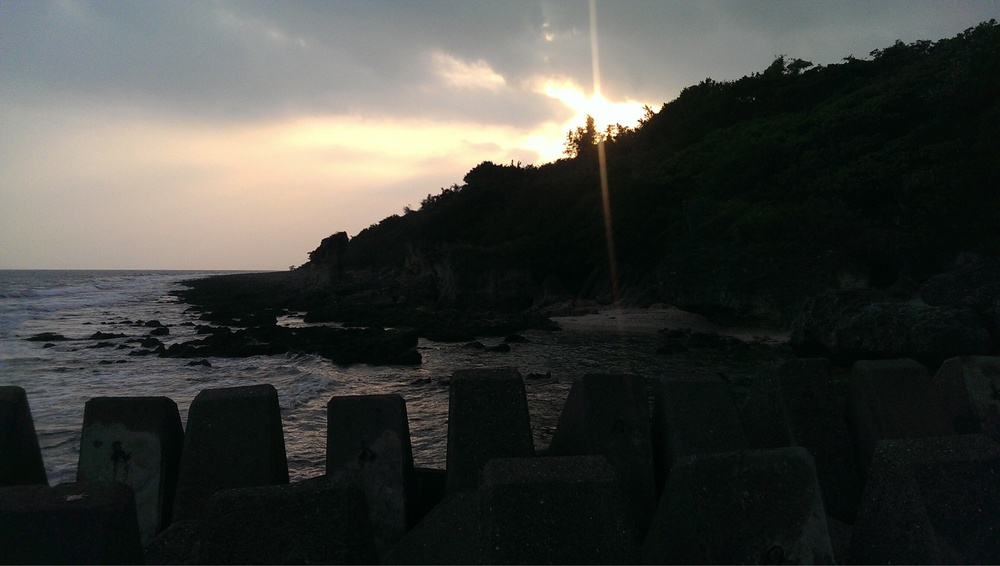
#> input picture 001.jpg, 1000 x 566 px, shrunk from 1920 x 1086 before the run
$ python matp.py
#> lines starting #> are read from the running program, lines starting #| are printed output that depends on the picture
#pip install skimage
from skimage import data, exposure, img_as_float
import matplotlib.pyplot as plt
import matplotlib.image as mpimg # mpimg 用於讀取圖片
from pylab import *
import numpy as np
print("請將圖片放到該資料夾中")
pic=input("輸入圖片檔名(例如:001.jpg):")
#> the answer given: 001.jpg
imag = mpimg.imread(pic)
#> imag is the input picture: shape (566, 1000, 3); mean R, G, B 64.5, 66, 61.8
#imag = mpimg.imread('001.jpg')
#image=img_as_float(imag)#變浮點數
# 使用伽馬調整# 第二個引數控制亮度，大於1增強亮度，小於1降低
gam1= exposure.adjust_gamma(imag, 2)   #調暗
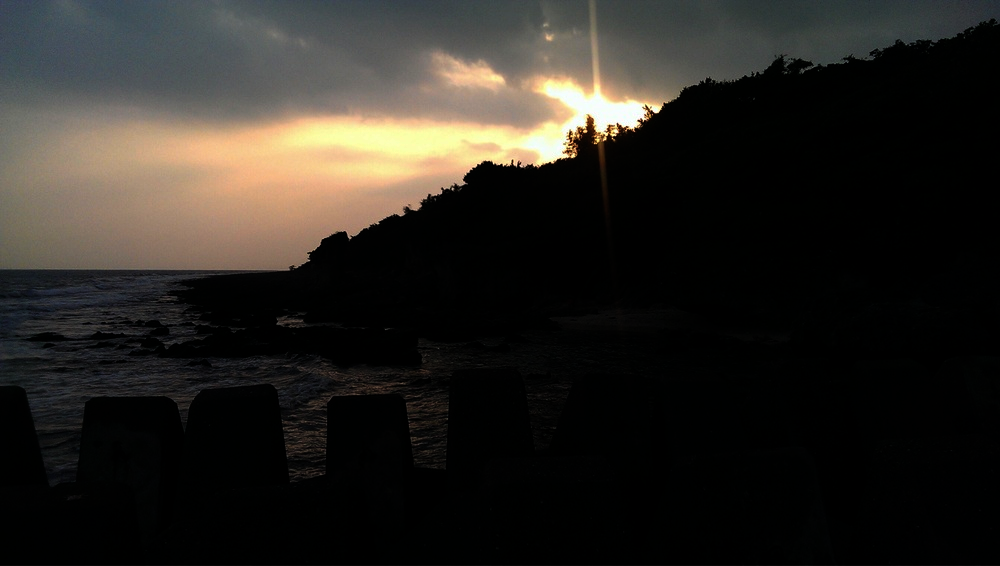
#> gam1: shape (566, 1000, 3); mean R, G, B 41.3, 38.3, 33.4
gam2= exposure.adjust_gamma(imag, 0.5)#調亮
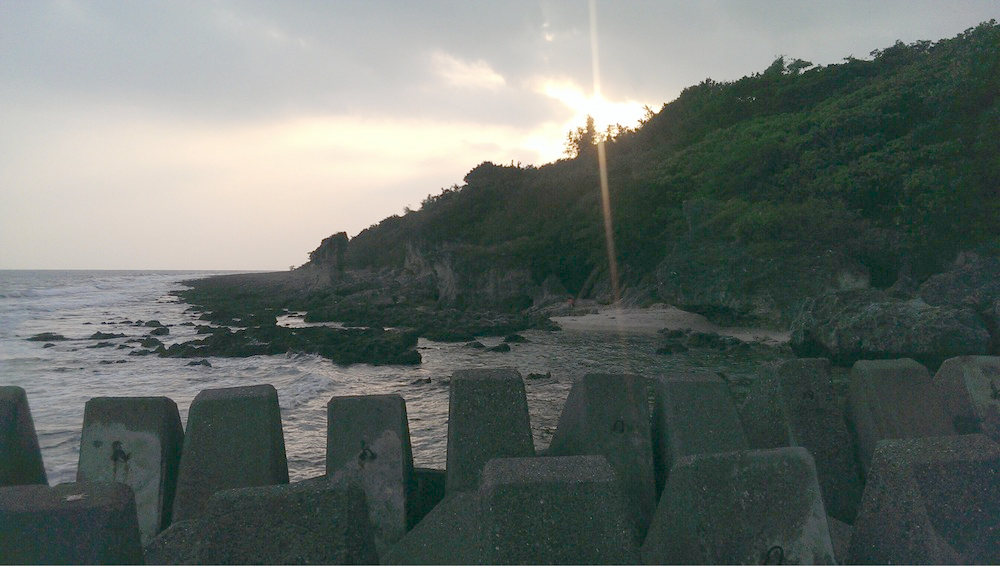
#> gam2: shape (566, 1000, 3); mean R, G, B 102.2, 110, 105.4
#gam3= exposure.adjust_log(imag ,1)#-1是相機底片浮點不能用
#a=gam3
plt.figure('picture',figsize=(19,19))
plt.subplot(2,3,1)
plt.title('origin')
plt.axis('off')
plt.imshow(imag,plt.cm.gray)
plt.subplot(2,3,4)
plt.hist(imag.ravel(),256,[0,256]);

plt.subplot(2,3,2)
#plt.subplot(142)
plt.title('dark')
plt.axis('off')
plt.imshow(gam1,plt.cm.gray)
plt.subplot(2,3,5)
plt.hist(gam1.ravel(),256,[0,256]);

plt.subplot(2,3,3)
#plt.subplot(143)
plt.title('bright')
plt.axis('off')
plt.imshow(gam2,plt.cm.gray)
plt.subplot(2,3,6)
plt.hist(gam2.ravel(),256,[0,256]);
plt.show()
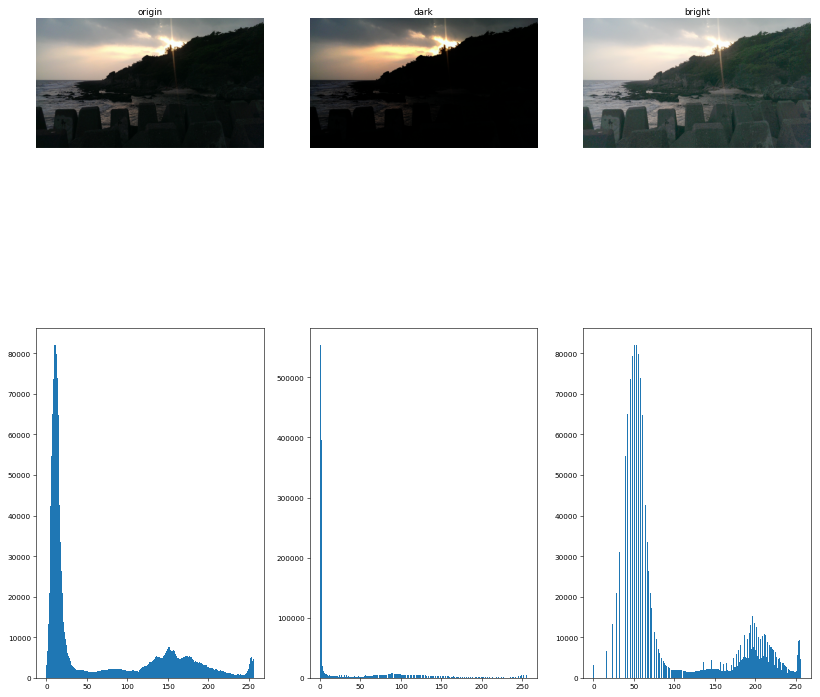
#> figure drawn by matplotlib, 6 panels; panel 2: tallest bar 82074 high, from x = 11 to 12; panel 4: tallest bar 554022 high, from x = 0 to 1; panel 6: tallest bar 82074 high, from x = 53 to 54
#plt.axis('off')
'''
    plt.subplot(144)
    plt.title('log')
    plt.imshow(gam3,plt.cm.gray)
    plt.axis('off')

'''


#except Exception:
    #print("沒有"+pic+"這張圖片,或沒加副檔名")
    #pass
#

$ run again, with 002.jpg copied over 001.jpg
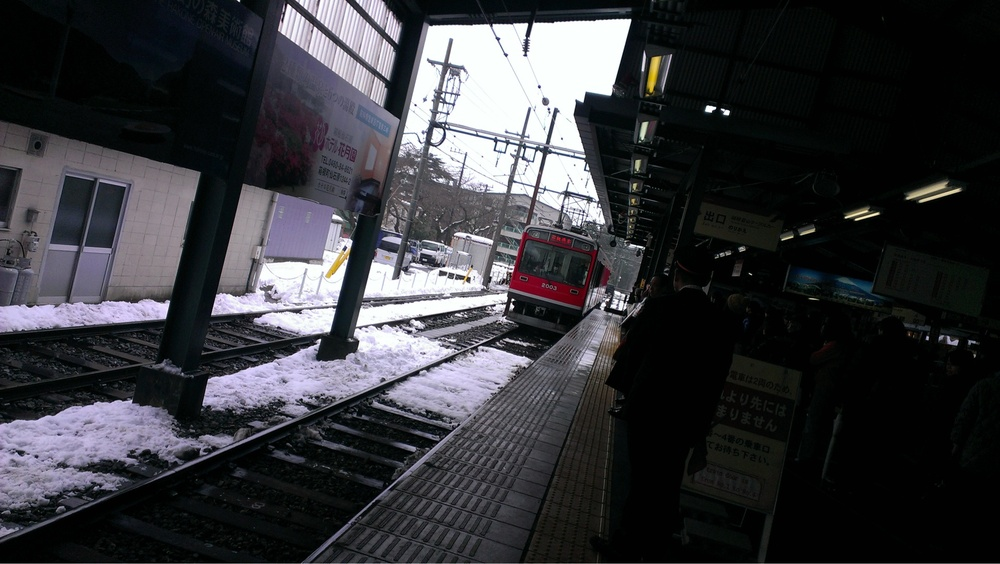
#> input picture 002.jpg, 1000 x 564 px, shrunk from 1920 x 1083 before the run
#> imag is the input picture: shape (564, 1000, 3); mean R, G, B 54.5, 55, 59.1
#> `gam1= exposure.adjust_gamma(imag, 2)`:
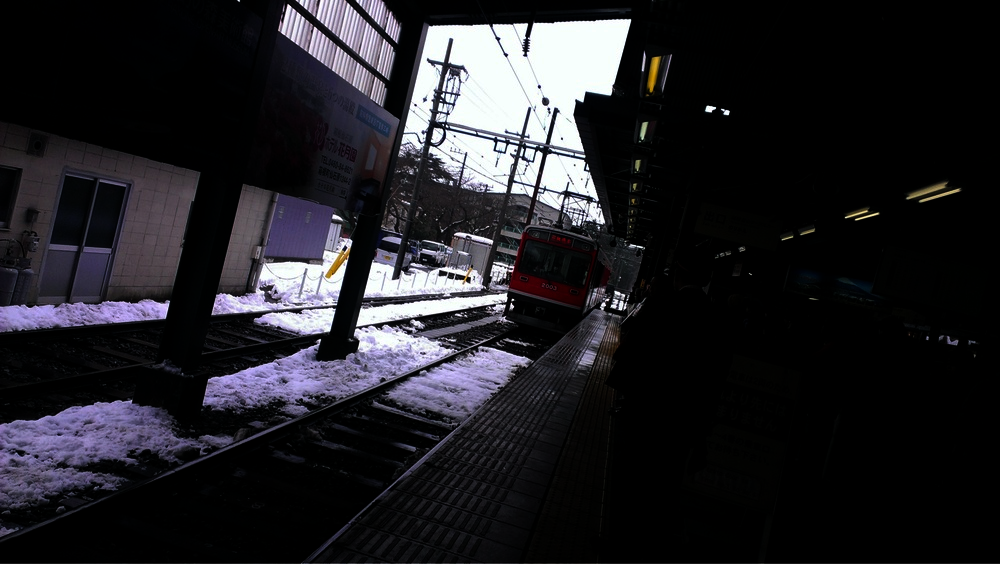
#> gam1: shape (564, 1000, 3); mean R, G, B 34.1, 33.4, 37.8
#> `gam2= exposure.adjust_gamma(imag, 0.5)#調亮`:
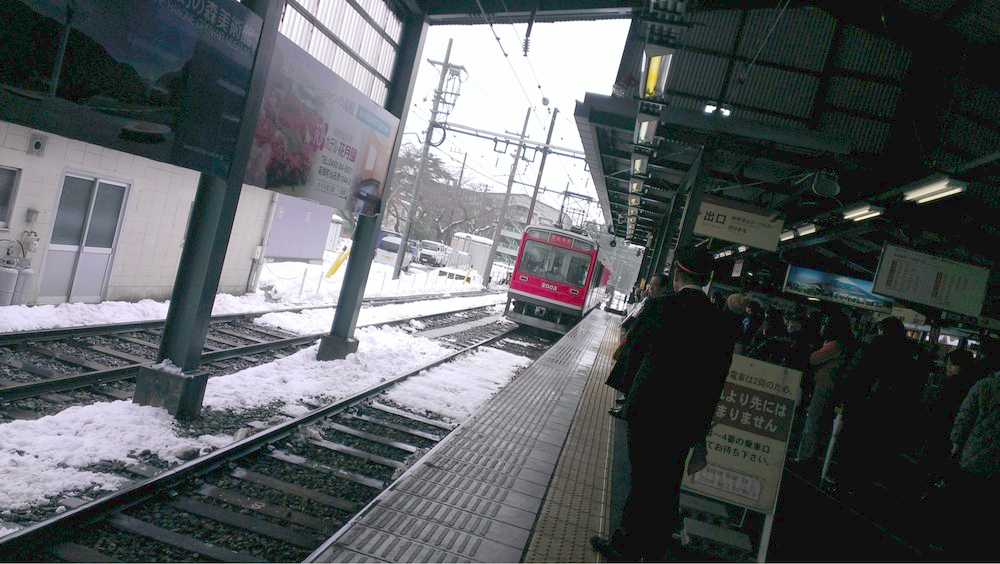
#> gam2: shape (564, 1000, 3); mean R, G, B 87.8, 92.1, 94.7

$ run again, with 003.jpg copied over 001.jpg
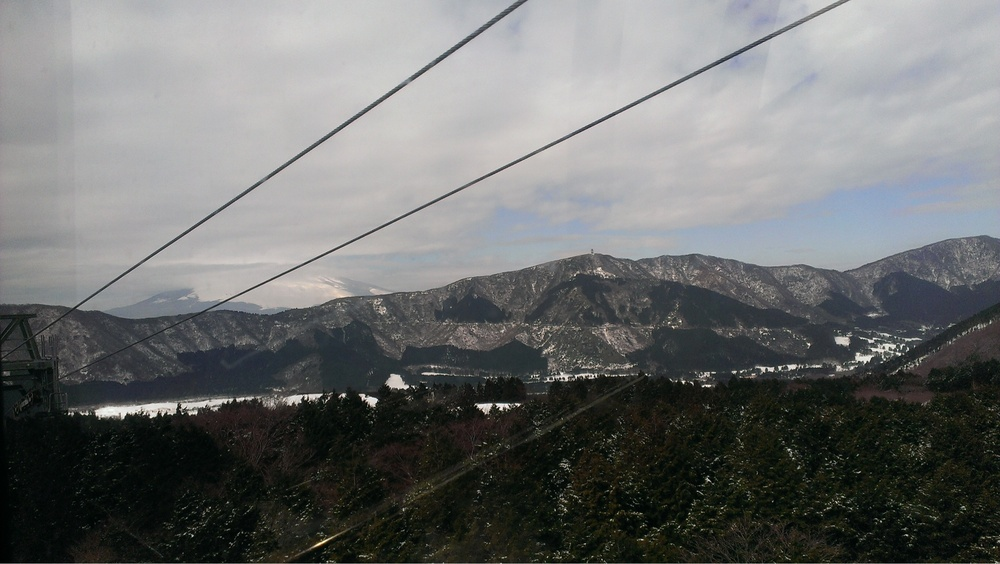
#> input picture 003.jpg, 1000 x 564 px, shrunk from 1920 x 1083 before the run
#> imag is the input picture: shape (564, 1000, 3); mean R, G, B 109.6, 111.4, 110.9
#> `gam1= exposure.adjust_gamma(imag, 2)`:
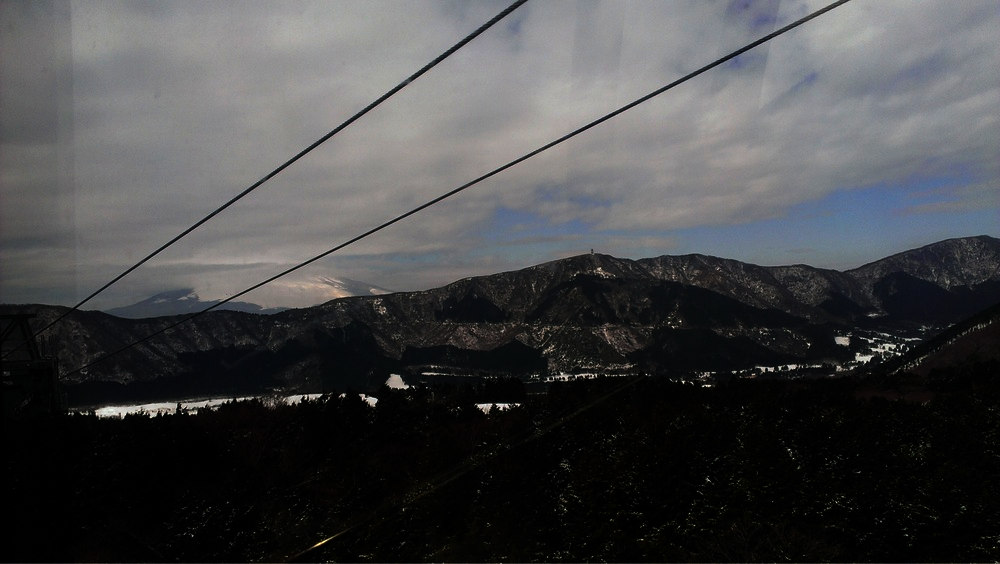
#> gam1: shape (564, 1000, 3); mean R, G, B 69.3, 70.1, 71.3
#> `gam2= exposure.adjust_gamma(imag, 0.5)#調亮`:
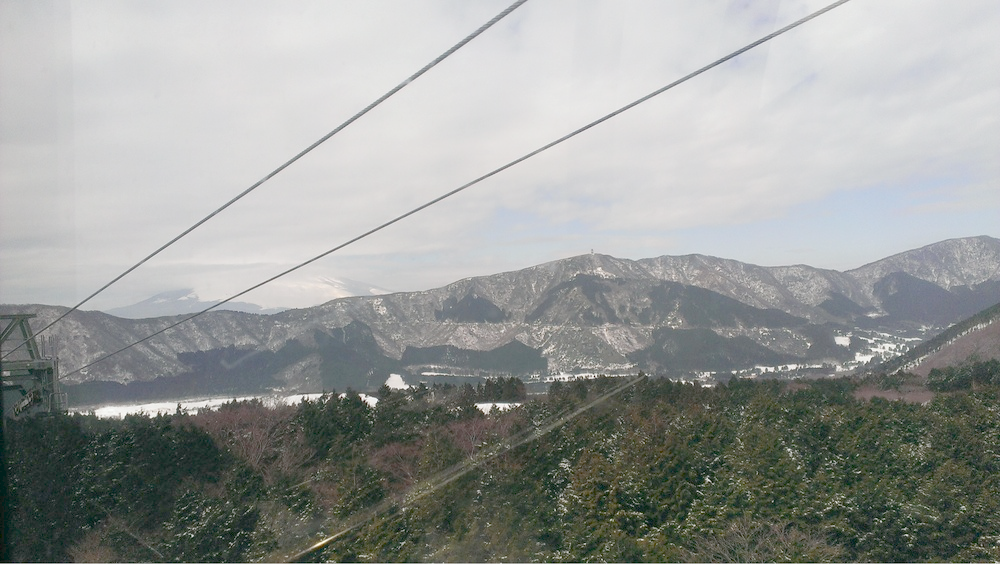
#> gam2: shape (564, 1000, 3); mean R, G, B 152.9, 155.9, 153.1

$ run again, with 004.jpg copied over 001.jpg
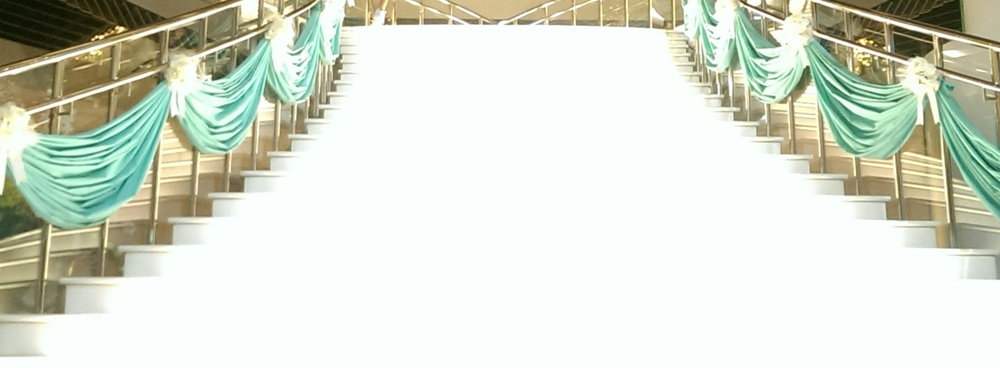
#> input picture 004.jpg, 1000 x 368 px, shrunk from 2683 x 987 before the run
#> imag is the input picture: shape (368, 1000, 3); mean R, G, B 214.8, 220.7, 207.2
#> `gam1= exposure.adjust_gamma(imag, 2)`:
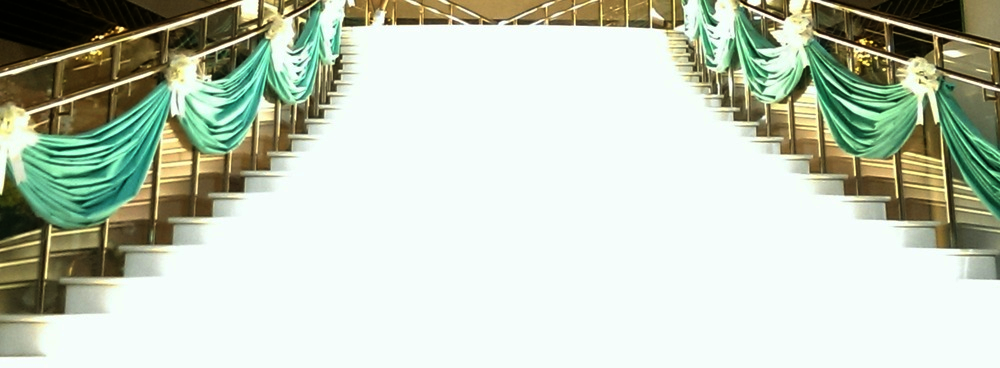
#> gam1: shape (368, 1000, 3); mean R, G, B 192.8, 202.5, 186.1
#> `gam2= exposure.adjust_gamma(imag, 0.5)#調亮`:
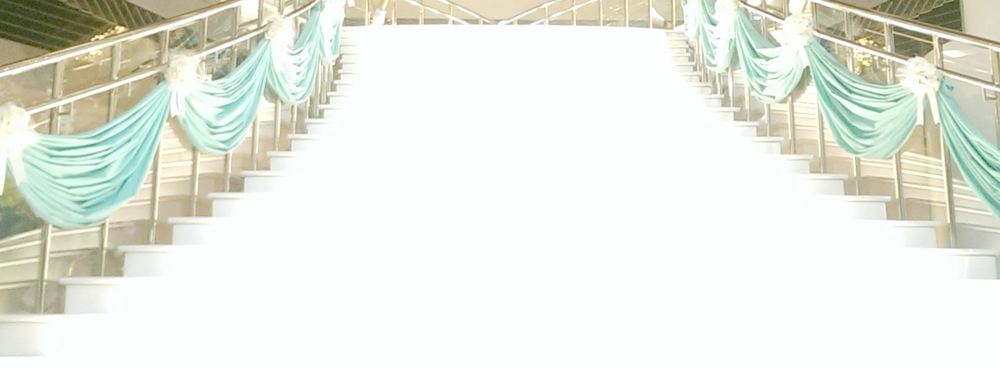
#> gam2: shape (368, 1000, 3); mean R, G, B 231.1, 234.4, 225.2
